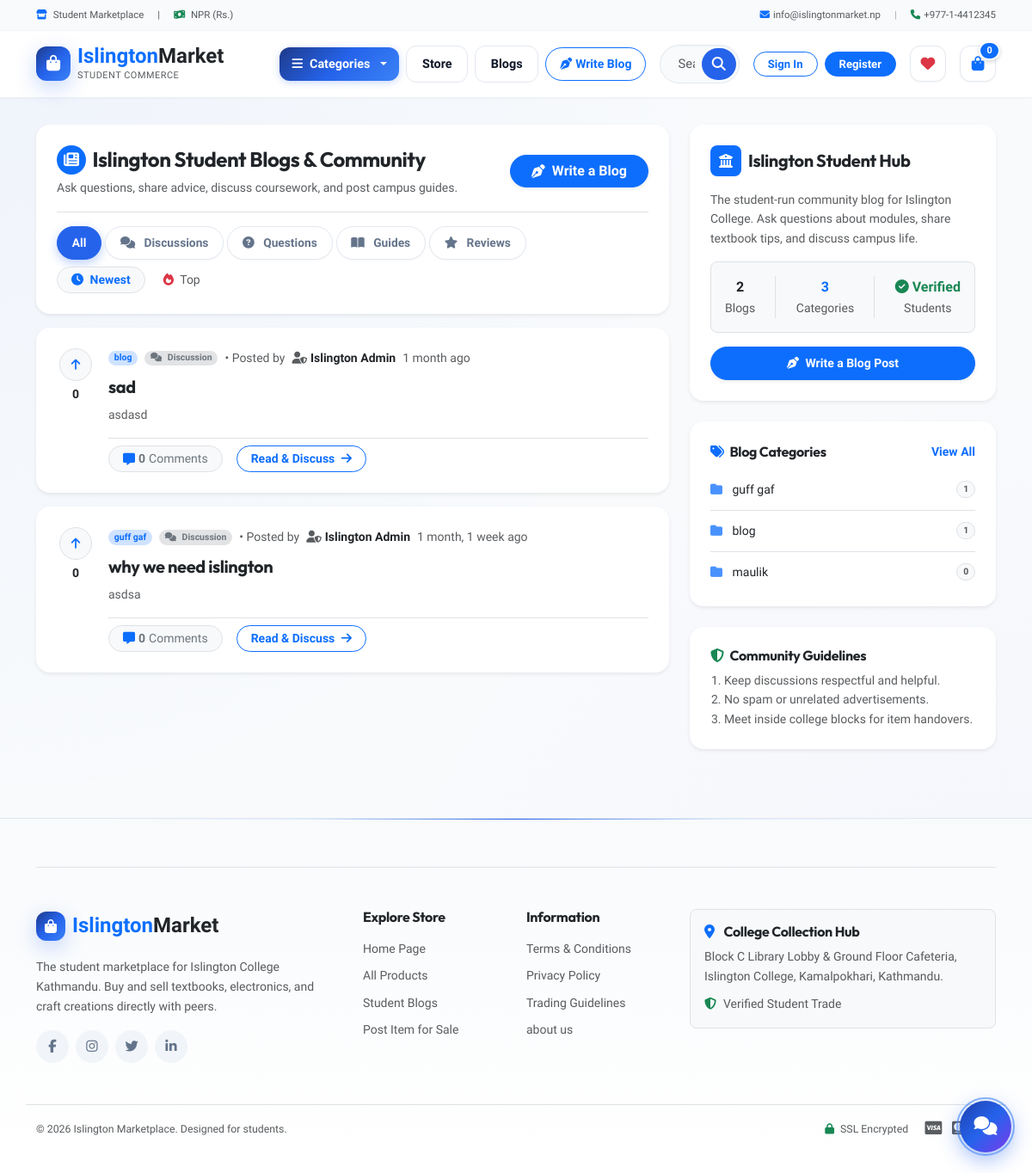
/blogs/, run on an earlier commit of the app's database.
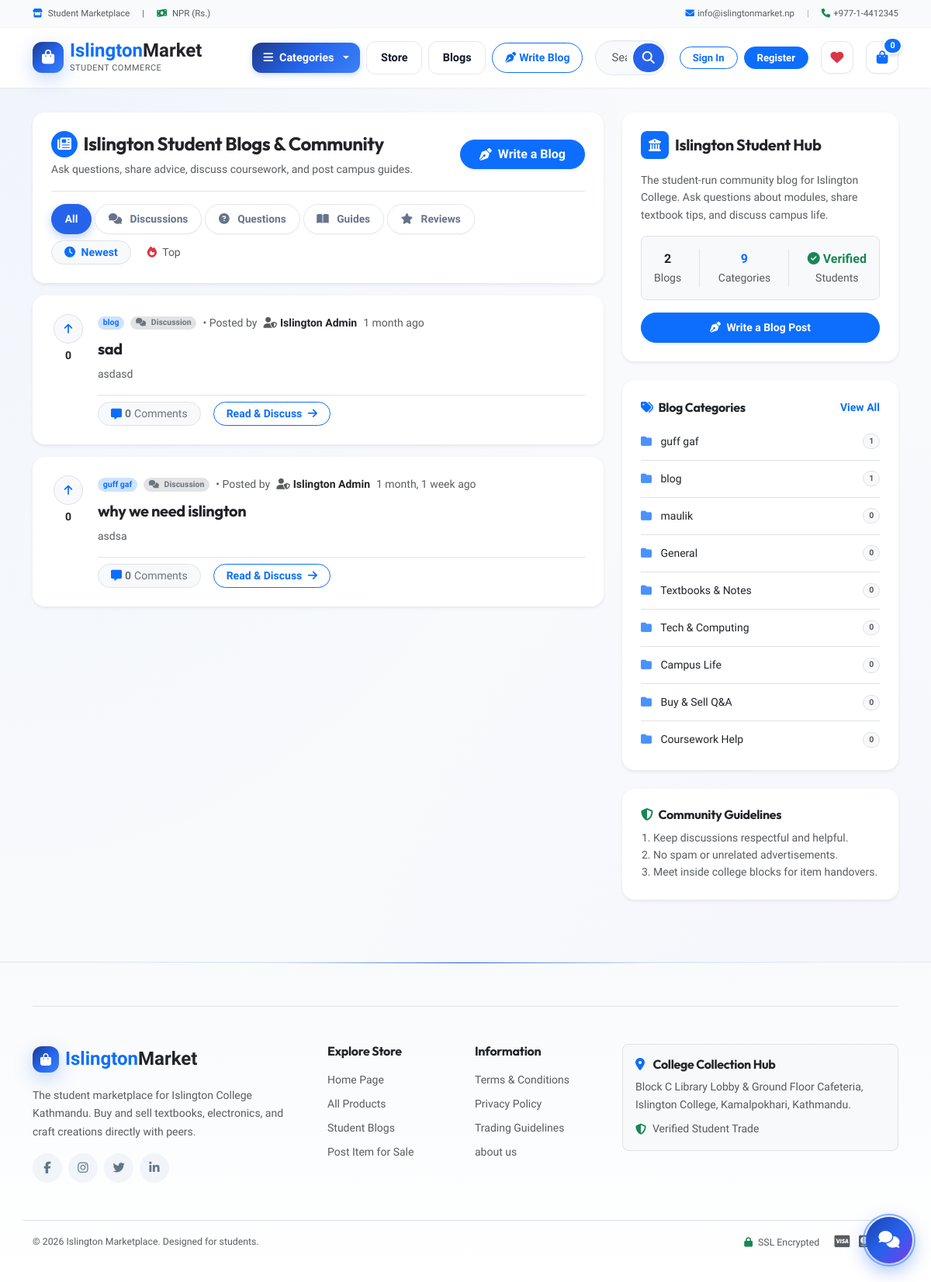
And on a later commit of the database.
### blog/models.py (models this page shows, shortened)
class Post(models.Model):
    TAG_CHOICES = [('Discussion', 'Discussion'), ('Question', 'Question / Help'), ('Guide', 'Guide / Tips'), ('Review', 'Review')]
    author = models.ForeignKey(User, on_delete=models.SET_NULL, null=True, blank=True, related_name='blog_posts')
    title = models.CharField(max_length=250)
    content = models.TextField()
    category = models.ForeignKey(Category, on_delete=models.CASCADE, related_name='posts')
    tag = models.CharField(max_length=20, choices=TAG_CHOICES, default='Discussion')
    post_image = models.ImageField(upload_to='blogs/', blank=True, null=True)
    upvotes = models.ManyToManyField(User, related_name='upvoted_posts', blank=True)
    created_at = models.DateTimeField(auto_now_add=True)
    updated_at = models.DateTimeField(auto_now=True)
    status = models.BooleanField(default=True)
    class Meta: ordering = ['-created_at']
    @property
    def upvote_count(self): return self.upvotes.count()
    @property
    def comment_count(self): return self.comments.count()

class Category(models.Model):
    name = models.CharField(max_length=100)
    category_image = models.ImageField(upload_to='blog_categories/', blank=True, null=True)
    class Meta:
        verbose_name = 'Genre / Community'
        verbose_name_plural = 'Genres / Communities'

### pages/models.py (models this page shows, shortened)
class Page(models.Model):
    title = models.CharField(max_length=100)
    slug = models.SlugField(unique=True)
    content = models.TextField()
    created_at = models.DateTimeField(auto_now_add=True)

### blog/views.py (the view)
# urls.py: path('', views.blog, name='blog'),
def blog(request):
    cat, tag, author, sort = request.GET.get('category'), request.GET.get('tag'), request.GET.get('author'), request.GET.get('sort')
    posts = Post.objects.select_related('category', 'author').prefetch_related('comments', 'upvotes').filter(status=True)
    if cat: posts = posts.filter(category__name__iexact=cat)
    if tag: posts = posts.filter(tag__iexact=tag)
    if author: posts = posts.filter(author__username=author)
    posts = posts.annotate(upvote_cnt=Count('upvotes')).order_by('-upvote_cnt' if sort == 'top' else '-created_at')
    return render(request, 'blog/blog.html', {
        'blogs': posts, 'categories': Category.objects.all(),
        'selected_cat': cat, 'selected_tag': tag, 'selected_author': author, 'sort': sort
    })

### cart/context_processors.py (called while the page is built)
def _get_or_create_cart_id(request):
    cart_id = request.session.session_key
    if not cart_id:
        request.session.create()
        cart_id = request.session.session_key
    return cart_id

def cart_counter(request):
    cart_count = 0
    cart_total = 0.0
    try:
        if request.user.is_authenticated:
            cart = Cart.objects.filter(user=request.user).first()
        else:
            cart_id = _get_or_create_cart_id(request)
            cart = Cart.objects.filter(cart_id=cart_id).first()
        if cart:
            cart_count = cart.total_items_count
            cart_total = cart.total_price
    except Exception:
        cart_count = 0
        cart_total = 0.0
    return {
        'cart_count': cart_count,
        'cart_total': cart_total,
    }

### pages/context_processors.py (called while the page is built)
def page_links(request):
    try:
        return {'pages': list(Page.objects.all())}
    except Exception:
        return {'pages': []}

### sitesetting/context_processors.py (called while the page is built)
def site_settings(request):
    try:
        setting = SiteSetting.objects.first()
        return {'site_setting': setting}
    except Exception:
        return {'site_setting': None}

### Templates/blog/blog.html (shortened to what the changed rows need)
{% extends 'master/base.html' %}
{% load static %}
{% block content %}
<section class="section-content padding-y-sm">
  <div class="container">
    <div class="row g-4">
      <div class="col-lg-8">
        <div class="d-flex flex-column gap-3">
          {% for b in blogs %}
          <div class="card border-0 shadow-sm bg-white rounded-4 overflow-hidden p-3 p-md-4 transition-hover">
            <div class="d-flex gap-3">
              <div class="d-flex flex-column align-items-center justify-content-start" style="min-width: 44px;">
                <form action="{% url 'toggle_upvote' b.id %}" method="POST" class="d-inline">
                  <button type="submit" class="btn btn-light btn-sm rounded-circle d-flex align-items-center justify-content-center border" style="width: 38px; height: 38px;" title="Upvote">
                    <i class="fas fa-arrow-up text-primary"></i>
                  </button>
                </form>
                <span class="fw-bold text-dark small mt-1">{{ b.upvote_count }}</span>
              </div>
              <div class="flex-grow-1">
                <div class="d-flex align-items-center gap-2 flex-wrap small mb-2">
                  <a href="{% url 'blog' %}?category={{ b.category.name }}" class="badge bg-primary-subtle text-primary rounded-pill text-decoration-none fw-bold">{{ b.category.name }}</a>
                  <span class="badge {% if b.tag == 'Question' %}bg-danger-subtle text-danger{% elif b.tag == 'Guide' %}bg-success-subtle text-success{% elif b.tag == 'Review' %}bg-warning-subtle text-warning{% else %}bg-secondary-subtle text-secondary{% endif %} rounded-pill">
                    {% if b.tag == 'Question' %}<i class="fas fa-question-circle me-1"></i>{% elif b.tag == 'Guide' %}<i class="fas fa-book-open me-1"></i>{% elif b.tag == 'Review' %}<i class="fas fa-star me-1"></i>{% else %}<i class="fas fa-comments me-1"></i>{% endif %}
                    {{ b.tag }}
                  </span>
                  <span class="text-muted">&bull; Posted by</span>
                  {% if b.author %}
                  <a href="{% url 'blog' %}?author={{ b.author.username }}" class="text-dark fw-semibold text-decoration-none"><i class="fas fa-user-circle text-primary me-1"></i>{{ b.author.username }}</a>
                  {% else %}
                  <span class="text-dark fw-semibold"><i class="fas fa-user-shield text-muted me-1"></i>Islington Admin</span>
                  {% endif %}
                  <span class="text-muted">{{ b.created_at|timesince }} ago</span>
                </div>
                <h5 class="fw-bold mb-2">
                  <a href="{% url 'blog_detail' b.id %}" class="text-dark text-decoration-none title-hover" style="line-height: 1.35;">{{ b.title }}</a>
                </h5>
                <p class="text-muted small mb-3" style="line-height: 1.6;">{{ b.content|truncatewords:28 }}</p>
                <div class="d-flex align-items-center gap-3 pt-2 border-top">
                  <a href="{% url 'blog_detail' b.id %}" class="btn btn-sm btn-light rounded-pill px-3 border small text-secondary d-flex align-items-center gap-1">
                    <i class="fas fa-comment-alt text-primary"></i> <strong>{{ b.comment_count }}</strong> Comments
                  </a>
                  <a href="{% url 'blog_detail' b.id %}" class="btn btn-sm btn-outline-primary rounded-pill px-3 small fw-semibold">Read &amp; Discuss <i class="fas fa-arrow-right ms-1"></i></a>
                </div>
              </div>
            </div>
          </div>
          {% endfor %}
        </div>
      </div>
      <div class="col-lg-4">
        <div class="card border-0 shadow-sm bg-white p-4 rounded-4 mb-4">
          <div class="p-3 bg-light rounded-3 border mb-3 small d-flex justify-content-between text-center">
            <div><strong class="d-block text-primary fs-6">{{ categories|length }}</strong><span class="text-muted">Categories</span></div>
          </div>
        </div>
        <div class="card border-0 shadow-sm bg-white p-4 rounded-4 mb-4">
          <ul class="list-unstyled d-flex flex-column gap-2 mb-0">
            {% for cat in categories %}
            <li class="{% if not forloop.first %}border-top pt-2{% endif %}">
              <a href="{% url 'blog' %}?category={{ cat.name }}" class="d-flex justify-content-between align-items-center text-decoration-none py-1 text-dark small {% if selected_cat == cat.name %}fw-bold text-primary{% endif %}">
                <span><i class="fas fa-folder text-primary me-2 opacity-75"></i> {{ cat.name }}</span>
                <span class="badge bg-light text-muted border rounded-pill">{{ cat.posts.count }}</span>
              </a>
            </li>
            {% empty %}
            <li class="small text-muted">General</li>
            {% endfor %}
          </ul>
        </div>
      </div>
    </div>
  </div>
</section>
{% endblock %}

### Templates/master/base.html (shortened to what the changed rows need)
{% load static %}
<!doctype html>
<html lang="en">
  <head>
    <link href="https://cdn.jsdelivr.net/npm/bootstrap@5.3.3/dist/css/bootstrap.min.css" rel="stylesheet">
    <link rel="stylesheet" href="https://cdnjs.cloudflare.com/ajax/libs/font-awesome/6.6.0/css/all.min.css" />
    <link rel="stylesheet" href="{% static 'css/style.css' %}?v=2.7">
  </head>
  <body class="site-body">
    <main>
      {% block content %}
      {% endblock %}
    </main>
    <footer class="section-footer mt-5">
      <div class="container">
        <section class="footer-top py-5 border-top">
          <div class="row g-4">
            <aside class="col-lg-2 col-md-3 col-6">
              <ul class="list-unstyled d-flex flex-column gap-2 small">
                {% for page in pages %}
                <li><a href="{% url 'page_detail' page.slug %}" class="text-muted text-decoration-none">{{ page.title }}</a></li>
                {% endfor %}
              </ul>
            </aside>
          </div>
        </section>
      </div>
    </footer>
  </body>
</html>

What changed in the data, as far as the page shows it:
added Category: name "General", posts.count "0"
added Category: name "Textbooks & Notes", posts.count "0"
added Category: name "Tech & Computing", posts.count "0"
added Category: name "Campus Life", posts.count "0"
added Category: name "Buy & Sell Q&A", posts.count "0"
added Category: name "Coursework Help", posts.count "0"
Also different on the page:
{{ categories|length }}: "3" → "9"
